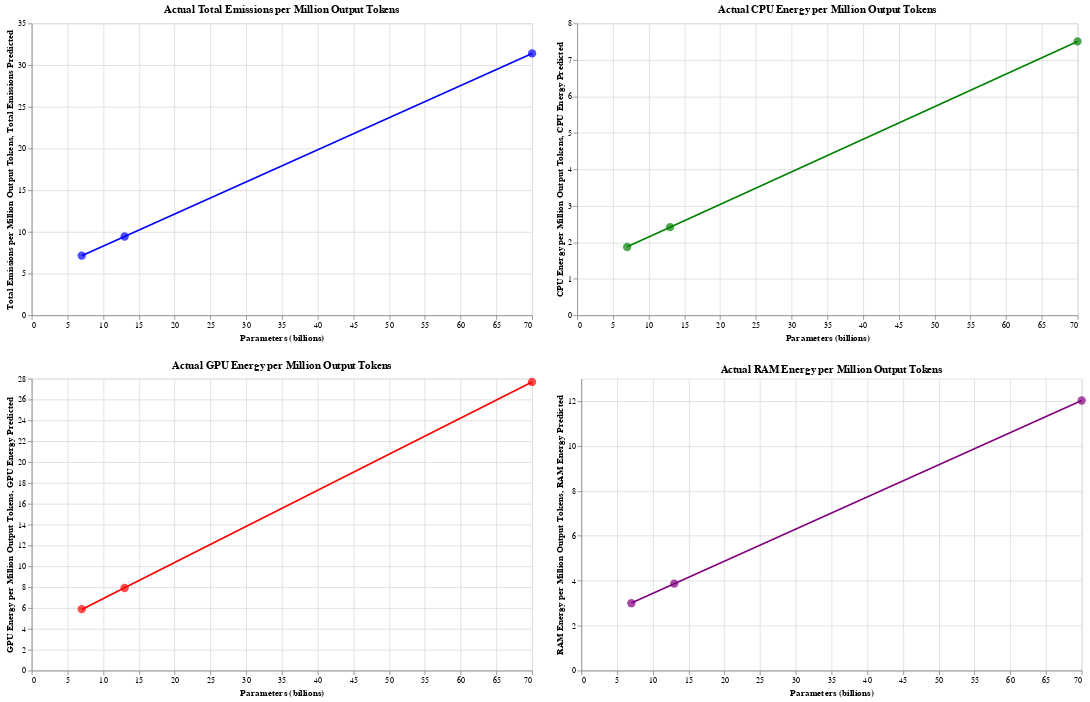

Notebook cell for this chart:
### Code cell
# Define chart width and height
chart_width = 600
chart_height = 350

# Create scatter and line plots for each emission type per million output tokens
charts = []
for emission_type, color in zip(['Total Emissions', 'CPU Energy', 'GPU Energy', 'RAM Energy'],
                                ['blue', 'green', 'red', 'purple']):
    scatter = alt.Chart(vis_data).mark_circle(size=100, color=color).encode(
        x='Parameters (billions)',
        y=f'{emission_type} per Million Output Tokens',
        tooltip=['Parameters (billions)', f'{emission_type} per Million Output Tokens']
    ).properties(
        title=f'Actual {emission_type} per Million Output Tokens',
        width=chart_width,
        height=chart_height
    )
    
    # Create line plots for predicted emissions
    line = alt.Chart(vis_data).mark_line(color=color).encode(
        x='Parameters (billions)',
        y=f'{emission_type} Predicted',
        tooltip=['Parameters (billions)', f'{emission_type} Predicted']
    ).properties(
        width=chart_width,
        height=chart_height
    )
    
    charts.append(scatter + line)

# Arrange the charts in a 2x2 grid
grid_chart = alt.vconcat(
    alt.hconcat(charts[0], charts[1]),
    alt.hconcat(charts[2], charts[3])
).resolve_scale(
    y='independent'
)

grid_chart.show()

### Figure 1 — Vega-Lite specification as saved in the notebook (floating-point values rounded to 4 significant figures)
{"config": {"view": {"continuousWidth": 300, "continuousHeight": 300}}, "vconcat": [{"hconcat": [{"layer": [{"mark": {"type": "circle", "color": "blue", "size": 100}, "encoding": {"tooltip": [{"field": "Parameters (billions)", "type": "quantitative"}, {"field": "Total Emissions per Million Output Tokens", "type": "quantitative"}], "x": {"field": "Parameters (billions)", "type": "quantitative"}, "y": {"field": "Total Emissions per Million Output Tokens", "type": "quantitative"}}, "title": "Actual Total Emissions per Million Output Tokens"}, {"mark": {"type": "line", "color": "blue"}, "encoding": {"tooltip": [{"field": "Parameters (billions)", "type": "quantitative"}, {"field": "Total Emissions Predicted", "type": "quantitative"}], "x": {"field": "Parameters (billions)", "type": "quantitative"}, "y": {"field": "Total Emissions Predicted", "type": "quantitative"}}}], "height": 350, "width": 600}, {"layer": [{"mark": {"type": "circle", "color": "green", "size": 100}, "encoding": {"tooltip": [{"field": "Parameters (billions)", "type": "quantitative"}, {"field": "CPU Energy per Million Output Tokens", "type": "quantitative"}], "x": {"field": "Parameters (billions)", "type": "quantitative"}, "y": {"field": "CPU Energy per Million Output Tokens", "type": "quantitative"}}, "title": "Actual CPU Energy per Million Output Tokens"}, {"mark": {"type": "line", "color": "green"}, "encoding": {"tooltip": [{"field": "Parameters (billions)", "type": "quantitative"}, {"field": "CPU Energy Predicted", "type": "quantitative"}], "x": {"field": "Parameters (billions)", "type": "quantitative"}, "y": {"field": "CPU Energy Predicted", "type": "quantitative"}}}], "height": 350, "width": 600}]}, {"hconcat": [{"layer": [{"mark": {"type": "circle", "color": "red", "size": 100}, "encoding": {"tooltip": [{"field": "Parameters (billions)", "type": "quantitative"}, {"field": "GPU Energy per Million Output Tokens", "type": "quantitative"}], "x": {"field": "Parameters (billions)", "type": "quantitative"}, "y": {"field": "GPU Energy per Million Output Tokens", "type": "quantitative"}}, "title": "Actual GPU Energy per Million Output Tokens"}, {"mark": {"type": "line", "color": "red"}, "encoding": {"tooltip": [{"field": "Parameters (billions)", "type": "quantitative"}, {"field": "GPU Energy Predicted", "type": "quantitative"}], "x": {"field": "Parameters (billions)", "type": "quantitative"}, "y": {"field": "GPU Energy Predicted", "type": "quantitative"}}}], "height": 350, "width": 600}, {"layer": [{"mark": {"type": "circle", "color": "purple", "size": 100}, "encoding": {"tooltip": [{"field": "Parameters (billions)", "type": "quantitative"}, {"field": "RAM Energy per Million Output Tokens", "type": "quantitative"}], "x": {"field": "Parameters (billions)", "type": "quantitative"}, "y": {"field": "RAM Energy per Million Output Tokens", "type": "quantitative"}}, "title": "Actual RAM Energy per Million Output Tokens"}, {"mark": {"type": "line", "color": "purple"}, "encoding": {"tooltip": [{"field": "Parameters (billions)", "type": "quantitative"}, {"field": "RAM Energy Predicted", "type": "quantitative"}], "x": {"field": "Parameters (billions)", "type": "quantitative"}, "y": {"field": "RAM Energy Predicted", "type": "quantitative"}}}], "height": 350, "width": 600}]}], "data": {"name": "data-4675f0e55cd043d09e2523b0b948adeb"}, "resolve": {"scale": {"y": "independent"}}, "$schema": "https://vega.github.io/schema/vega-lite/v5.17.0.json", "datasets": {"data-4675f0e55cd043d09e2523b0b948adeb": [{"Parameters (billions)": 70, "Total Emissions per Million Output Tokens": 31.39, "CPU Energy per Million Output Tokens": 7.505, "GPU Energy per Million Output Tokens": 27.68, "RAM Energy per Million Output Tokens": 12.03, "Total Emissions Predicted": 31.39, "CPU Energy Predicted": 7.506, "GPU Energy Predicted": 27.68, "RAM Energy Predicted": 12.03}, {"Parameters (billions)": 13, "Total Emissions per Million Output Tokens": 9.443, "CPU Energy per Million Output Tokens": 2.416, "GPU Energy per Million Output Tokens": 7.915, "RAM Energy per Million Output Tokens": 3.871, "Total Emissions Predicted": 9.454, "CPU Energy Predicted": 2.412, "GPU Energy Predicted": 7.942, "RAM Energy Predicted": 3.865}, {"Parameters (billions)": 7, "Total Emissions per Million Output Tokens": 7.155, "CPU Energy per Million Output Tokens": 1.872, "GPU Energy per Million Output Tokens": 5.889, "RAM Energy per Million Output Tokens": 3.0, "Total Emissions Predicted": 7.145, "CPU Energy Predicted": 1.876, "GPU Energy Predicted": 5.864, "RAM Energy Predicted": 3.005}]}}
